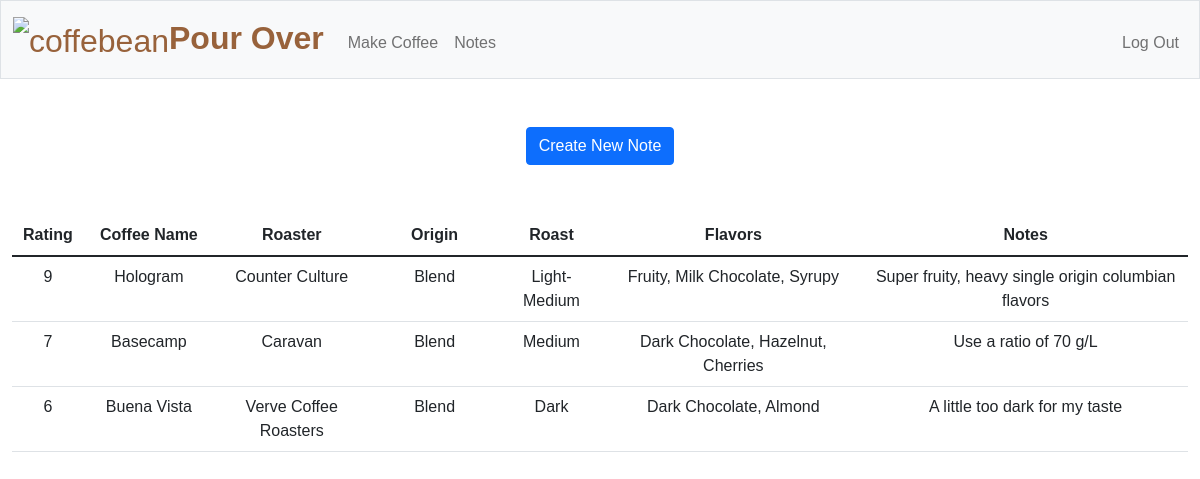
The app's page /notes (signed in) with its own data.
### tables this page shows
CREATE TABLE coffee (id INTEGER, user_id NUMERIC NOT NULL, name TEXT NOT NULL, roaster TEXT NOT NULL, origin TEXT NOT NULL, roast TEXT NOT NULL, flavors TEXT NOT NULL, notes TEXT NOT NULL, rating INTEGER, PRIMARY KEY(id), FOREIGN KEY(user_id) REFERENCES users(id));

### app.py (the view)
@app.route("/notes", methods=["GET", "POST"])
@login_required
def notes():
    notes = db.execute(
        "SELECT name, roaster, origin, roast, flavors, notes, rating FROM coffee WHERE user_id = ? ORDER BY rating DESC", session["user_id"])
    return render_template("notes.html", notes=notes)

### app.py (called while the page is built)
@app.after_request
def after_request(response):
    response.headers["Cache-Control"] = "no-cache, no-store, must-revalidate"
    response.headers["Expires"] = 0
    response.headers["Pragma"] = "no-cache"
    return response

### helpers.py (called while the page is built)
def login_required(f):
    @wraps(f)
    def decorated_function(*args, **kwargs):
        if session.get("user_id") is None:
            return redirect("/login")
        return f(*args, **kwargs)
    return decorated_function

### templates/notes.html (shortened to what this page needs)
{% extends "layout.html" %}
{% block main %}
    <button class="btn btn-primary"><a href="/create_note" style="color: white; text-decoration: none;">Create New Note</a></button>
    <table style='margin-top: 50px' class="table">
        <thead>
            <tr>
                <th scope="col" style="width: 5%;"> Rating </th>
                <th scope="col" style="width: 10%;"> Coffee Name </th>
                <th scope="col" style="width: 12%;"> Roaster </th>
                <th scope="col" style="width: 10%;"> Origin </th>
                <th scope="col" style="width: 8%;"> Roast </th>
                <th scope="col" style="width: 20%;"> Flavors </th>
                <th scope="col" style="width: 25%;"> Notes </th>
            </tr>
        </thead>
        <tbody>
            {% for note in notes if note["name"] != "N/A" %}
                <tr>
                    <td> {{ note["rating"] }} </td>
                    <td> {{ note["name"] }} </td>
                    <td> {{ note["roaster"] }} </td>
                    <td> {{ note["origin"] }} </td>
                    <td> {{ note["roast"] }} </td>
                    <td> {{ note["flavors"] }} </td>
                    <td> {{ note["notes"] }} </td>
                </tr>
            {% endfor %}
        </tbody>
    </table>
{% endblock %}

### templates/layout.html (shortened to what this page needs)
<!DOCTYPE html>
<html lang="en">
    <head>
        <link href="https://cdn.jsdelivr.net/npm/bootstrap@5.1.3/dist/css/bootstrap.min.css" rel="stylesheet">
        <link href="/static/styles.css" rel="stylesheet">
    </head>
    <body>
        <nav class="bg-light border navbar navbar-expand-md navbar-light">
            <div class="container-fluid">
                <a class="navbar-brand" href="/"><span class="brown"><img src="https://external-content.duckduckgo.com/iu/?u=https%3A%2F%2Fimages.onlinelabels.com%2Fimages%2Fclip-art%2Fgnokii%2FCoffee%2520Beans%2520Flat-277131.png&f=1&nofb=1" alt="coffebean" style="width:70px;height:60px;"><b>Pour Over</b></span></a>
                <div class="collapse navbar-collapse" id="navbar">
                    {% if session["user_id"] %}
                        <ul class="navbar-nav me-auto mt-2">
                            <li class="nav-item"><a class="nav-link" href="/make">Make Coffee</a></li>
                            <li class="nav-item"><a class="nav-link" href="/notes">Notes</a></li>
                        </ul>
                        <ul class="navbar-nav ms-auto mt-2">
                            <li class="nav-item"><a class="nav-link" href="/logout">Log Out</a></li>
                        </ul>
                    {% else %}
                        <ul class="navbar-nav ms-auto mt-2">
                            <li class="nav-item"><a class="nav-link" href="/register">Register</a></li>
                            <li class="nav-item"><a class="nav-link" href="/login">Log In</a></li>
                        </ul>
                    {% endif %}
                </div>
            </div>
        </nav>
        <main class="container-fluid py-5 text-center">
            {% block main %}{% endblock %}
        </main>
    </body>
</html>

### static/styles.css (style rules this page uses)
nav .navbar-brand { font-size: xx-large; }
nav .navbar-brand .brown { color: #98623b; }
* { margin: 0; padding: 0; box-sizing: border-box; font-family: 'Poppins',sans-serif; }

### records on screen
coffee: rating "9", name "Hologram", roaster "Counter Culture", origin "Blend", roast "Light-Medium", flavors "Fruity, Milk Chocolate, Syrupy", notes "Super fruity, heavy single origin columbian flavors"
coffee: rating "7", name "Basecamp", roaster "Caravan", origin "Blend", roast "Medium", flavors "Dark Chocolate, Hazelnut, Cherries", notes "Use a ratio of 70 g/L"
coffee: rating "6", name "Buena Vista", roaster "Verve Coffee Roasters", origin "Blend", roast "Dark", flavors "Dark Chocolate, Almond", notes "A little too dark for my taste"
